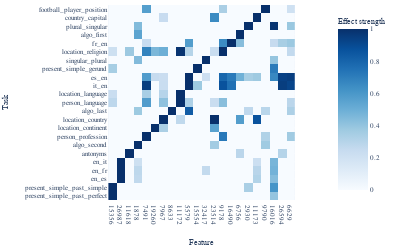

The cell this chart's notebook holds for it:
### Code cell
import json
import pandas as pd
import numpy as np

with open("micrlhf-progress/executor_heatmap_l12.json") as f:
    data = json.load(f)


import plotly.express as px

x_labels = [str(x) for x in data["features"]]
y_labels = [str(x).replace("_", "_") for x in data["task_names"]]

heatmap = np.array(data["heatmap"])

heatmap = np.flip(heatmap, axis=0)

heatmap[heatmap == 0.2] = 0

y_labels = y_labels[::-1]

heatmap = heatmap[:, :22]
x_labels = x_labels[:22]

fig = px.imshow(heatmap, x=x_labels, y=y_labels, width=1000, height=600, color_continuous_scale="Blues", labels=dict(x="Feature", y="Task", color="Effect strength"))

fig.update_layout(width =400, height=250, 
                font_family="Serif", font_size=7, 
                margin_l=5, margin_t=5, margin_b=5, margin_r=5)

import plotly.io as pio
pio.write_image(fig, "micrlhf-progress/images/executor_heatmap_l12.pdf", width =400, height=250)

# fig.write_image("micrlhf-progress/images/executor_heatmap_l12.pdf")

fig.show()

### Figure 1 — Plotly figure (JSON) as saved in the notebook; plotly's stock layout.template omitted (floating-point values rounded to 4 significant figures; data arrays with more than 128 entries replaced by an {"elided": "..."} marker saying what was removed)
{"data": [{"coloraxis": "coloraxis", "hovertemplate": "Feature: %{x}<br>Task: %{y}<br>Effect strength: %{z}<extra></extra>", "name": "0", "type": "heatmap", "x": ["15356", "26987", "11618", "1878", "7491", "19260", "7967", "8633", "11172", "5579", "15554", "32417", "23514", "9178", "16490", "6756", "2930", "11173", "9790", "16016", "26594", "6629"], "xaxis": "x", "y": ["football_player_position", "country_capital", "plural_singular", "algo_first", "fr_en", "location_religion", "singular_plural", "present_simple_gerund", "es_en", "it_en", "location_language", "person_language", "algo_last", "location_country", "location_continent", "person_profession", "algo_second", "antonyms", "en_it", "en_fr", "en_es", "present_simple_past_simple", "present_simple_past_perfect"], "yaxis": "y", "z": {"elided": "23x22 float values"}}], "layout": {"coloraxis": {"colorbar": {"title": {"text": "Effect strength"}}, "colorscale": [[0, "rgb(247,251,255)"], [0.125, "rgb(222,235,247)"], [0.25, "rgb(198,219,239)"], [0.375, "rgb(158,202,225)"], [0.5, "rgb(107,174,214)"], [0.625, "rgb(66,146,198)"], [0.75, "rgb(33,113,181)"], [0.875, "rgb(8,81,156)"], [1, "rgb(8,48,107)"]]}, "font": {"family": "Serif", "size": 7}, "height": 250, "margin": {"b": 5, "l": 5, "r": 5, "t": 5}, "width": 400, "xaxis": {"anchor": "y", "constrain": "domain", "domain": [0, 1], "scaleanchor": "y", "title": {"text": "Feature"}}, "yaxis": {"anchor": "x", "autorange": "reversed", "constrain": "domain", "domain": [0, 1], "title": {"text": "Task"}}}}
